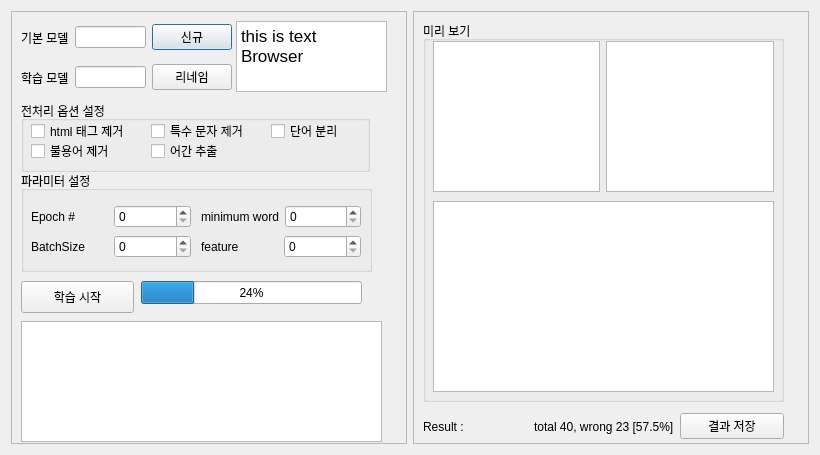
<?xml version="1.0" encoding="UTF-8"?>
<ui version="4.0">
 <class>Dialog</class>
 <widget class="QDialog" name="Dialog">
  <property name="geometry">
   <rect>
    <x>0</x>
    <y>0</y>
    <width>820</width>
    <height>455</height>
   </rect>
  </property>
  <property name="sizeIncrement">
   <size>
    <width>0</width>
    <height>0</height>
   </size>
  </property>
  <property name="baseSize">
   <size>
    <width>0</width>
    <height>0</height>
   </size>
  </property>
  <property name="windowTitle">
   <string>Dialog</string>
  </property>
  <layout class="QHBoxLayout" name="horizontalLayout_8">
   <item>
    <widget class="QFrame" name="frame">
     <property name="frameShape">
      <enum>QFrame::StyledPanel</enum>
     </property>
     <property name="frameShadow">
      <enum>QFrame::Raised</enum>
     </property>
     <widget class="QWidget" name="horizontalLayoutWidget">
      <property name="geometry">
       <rect>
        <x>10</x>
        <y>10</y>
        <width>211</width>
        <height>33</height>
       </rect>
      </property>
      <layout class="QHBoxLayout" name="horizontalLayout">
       <item>
        <widget class="QLabel" name="label">
         <property name="text">
          <string>기본 모델</string>
         </property>
        </widget>
       </item>
       <item>
        <widget class="QLineEdit" name="lineEdit"/>
       </item>
       <item>
        <widget class="QPushButton" name="create_data">
         <property name="text">
          <string>신규</string>
         </property>
        </widget>
       </item>
      </layout>
     </widget>
     <widget class="QWidget" name="horizontalLayoutWidget_2">
      <property name="geometry">
       <rect>
        <x>10</x>
        <y>50</y>
        <width>211</width>
        <height>33</height>
       </rect>
      </property>
      <layout class="QHBoxLayout" name="horizontalLayout_2">
       <item>
        <widget class="QLabel" name="label_2">
         <property name="text">
          <string>학습 모델</string>
         </property>
        </widget>
       </item>
       <item>
        <widget class="QLineEdit" name="lineEdit_2"/>
       </item>
       <item>
        <widget class="QPushButton" name="rename_data">
         <property name="text">
          <string>리네임</string>
         </property>
        </widget>
       </item>
      </layout>
     </widget>
     <widget class="QTextBrowser" name="textBrowser">
      <property name="geometry">
       <rect>
        <x>225</x>
        <y>10</y>
        <width>151</width>
        <height>71</height>
       </rect>
      </property>
      <property name="html">
       <string>&lt;!DOCTYPE HTML PUBLIC &quot;-//W3C//DTD HTML 4.0//EN&quot; &quot;http://www.w3.org/TR/REC-html40/strict.dtd&quot;&gt;
&lt;html&gt;&lt;head&gt;&lt;meta name=&quot;qrichtext&quot; content=&quot;1&quot; /&gt;&lt;style type=&quot;text/css&quot;&gt;
p, li { white-space: pre-wrap; }
&lt;/style&gt;&lt;/head&gt;&lt;body style=&quot; font-family:'.AppleSystemUIFont'; font-size:13pt; font-weight:400; font-style:normal;&quot;&gt;
&lt;p style=&quot; margin-top:0px; margin-bottom:0px; margin-left:0px; margin-right:0px; -qt-block-indent:0; text-indent:0px;&quot;&gt;this is text Browser&lt;/p&gt;&lt;/body&gt;&lt;/html&gt;</string>
      </property>
     </widget>
     <widget class="QGroupBox" name="preprocess_group">
      <property name="geometry">
       <rect>
        <x>10</x>
        <y>90</y>
        <width>349</width>
        <height>71</height>
       </rect>
      </property>
      <property name="title">
       <string>전처리 옵션 설정</string>
      </property>
      <widget class="QCheckBox" name="groupBox_rad1">
       <property name="geometry">
        <rect>
         <x>10</x>
         <y>20</y>
         <width>111</width>
         <height>20</height>
        </rect>
       </property>
       <property name="text">
        <string>html 태그 제거</string>
       </property>
      </widget>
      <widget class="QCheckBox" name="groupBox_rad2">
       <property name="geometry">
        <rect>
         <x>10</x>
         <y>40</y>
         <width>91</width>
         <height>20</height>
        </rect>
       </property>
       <property name="text">
        <string>불용어 제거</string>
       </property>
      </widget>
      <widget class="QCheckBox" name="groupBox_rad3">
       <property name="geometry">
        <rect>
         <x>130</x>
         <y>20</y>
         <width>111</width>
         <height>20</height>
        </rect>
       </property>
       <property name="text">
        <string>특수 문자 제거</string>
       </property>
      </widget>
      <widget class="QCheckBox" name="groupBox_rad4">
       <property name="geometry">
        <rect>
         <x>130</x>
         <y>40</y>
         <width>87</width>
         <height>20</height>
        </rect>
       </property>
       <property name="text">
        <string>어간 추출</string>
       </property>
      </widget>
      <widget class="QCheckBox" name="groupBox_rad5">
       <property name="geometry">
        <rect>
         <x>250</x>
         <y>20</y>
         <width>87</width>
         <height>20</height>
        </rect>
       </property>
       <property name="text">
        <string>단어 분리</string>
       </property>
      </widget>
     </widget>
     <widget class="QGroupBox" name="parmeter_group">
      <property name="geometry">
       <rect>
        <x>10</x>
        <y>160</y>
        <width>351</width>
        <height>101</height>
       </rect>
      </property>
      <property name="title">
       <string>파라미터 설정</string>
      </property>
      <widget class="QWidget" name="horizontalLayoutWidget_3">
       <property name="geometry">
        <rect>
         <x>10</x>
         <y>30</y>
         <width>160</width>
         <height>31</height>
        </rect>
       </property>
       <layout class="QHBoxLayout" name="horizontalLayout_3">
        <item>
         <widget class="QLabel" name="label_3">
          <property name="text">
           <string>Epoch #</string>
          </property>
         </widget>
        </item>
        <item>
         <widget class="QSpinBox" name="spinBox"/>
        </item>
       </layout>
      </widget>
      <widget class="QWidget" name="horizontalLayoutWidget_4">
       <property name="geometry">
        <rect>
         <x>10</x>
         <y>60</y>
         <width>160</width>
         <height>31</height>
        </rect>
       </property>
       <layout class="QHBoxLayout" name="horizontalLayout_4">
        <item>
         <widget class="QLabel" name="label_4">
          <property name="text">
           <string>BatchSize</string>
          </property>
         </widget>
        </item>
        <item>
         <widget class="QSpinBox" name="spinBox_2"/>
        </item>
       </layout>
      </widget>
      <widget class="QWidget" name="horizontalLayoutWidget_5">
       <property name="geometry">
        <rect>
         <x>180</x>
         <y>30</y>
         <width>160</width>
         <height>31</height>
        </rect>
       </property>
       <layout class="QHBoxLayout" name="horizontalLayout_5">
        <item>
         <widget class="QLabel" name="label_5">
          <property name="text">
           <string>minimum word</string>
          </property>
         </widget>
        </item>
        <item>
         <widget class="QSpinBox" name="spinBox_3"/>
        </item>
       </layout>
      </widget>
      <widget class="QWidget" name="horizontalLayoutWidget_6">
       <property name="geometry">
        <rect>
         <x>180</x>
         <y>60</y>
         <width>160</width>
         <height>31</height>
        </rect>
       </property>
       <layout class="QHBoxLayout" name="horizontalLayout_6">
        <item>
         <widget class="QLabel" name="label_6">
          <property name="text">
           <string>feature</string>
          </property>
         </widget>
        </item>
        <item>
         <widget class="QSpinBox" name="spinBox_4"/>
        </item>
       </layout>
      </widget>
     </widget>
     <widget class="QTextEdit" name="textEdit">
      <property name="geometry">
       <rect>
        <x>10</x>
        <y>310</y>
        <width>361</width>
        <height>121</height>
       </rect>
      </property>
     </widget>
     <widget class="QPushButton" name="pushButton">
      <property name="geometry">
       <rect>
        <x>10</x>
        <y>270</y>
        <width>113</width>
        <height>32</height>
       </rect>
      </property>
      <property name="text">
       <string>학습 시작</string>
      </property>
     </widget>
     <widget class="QProgressBar" name="progressBar">
      <property name="geometry">
       <rect>
        <x>130</x>
        <y>270</y>
        <width>221</width>
        <height>23</height>
       </rect>
      </property>
      <property name="value">
       <number>24</number>
      </property>
     </widget>
    </widget>
   </item>
   <item>
    <widget class="QFrame" name="frame_2">
     <property name="frameShape">
      <enum>QFrame::StyledPanel</enum>
     </property>
     <property name="frameShadow">
      <enum>QFrame::Raised</enum>
     </property>
     <widget class="QWidget" name="horizontalLayoutWidget_8">
      <property name="geometry">
       <rect>
        <x>10</x>
        <y>400</y>
        <width>361</width>
        <height>31</height>
       </rect>
      </property>
      <layout class="QHBoxLayout" name="horizontalLayout_9">
       <item>
        <widget class="QLabel" name="label_7">
         <property name="text">
          <string>Result :</string>
         </property>
        </widget>
       </item>
       <item>
        <widget class="QLabel" name="label_8">
         <property name="text">
          <string>total 40, wrong 23 [57.5%]</string>
         </property>
        </widget>
       </item>
       <item>
        <widget class="QPushButton" name="pushButton_2">
         <property name="text">
          <string>결과 저장</string>
         </property>
        </widget>
       </item>
      </layout>
     </widget>
     <widget class="QGroupBox" name="groupBox">
      <property name="geometry">
       <rect>
        <x>10</x>
        <y>10</y>
        <width>361</width>
        <height>381</height>
       </rect>
      </property>
      <property name="title">
       <string>미리 보기</string>
      </property>
      <widget class="QWidget" name="horizontalLayoutWidget_7">
       <property name="geometry">
        <rect>
         <x>10</x>
         <y>20</y>
         <width>341</width>
         <height>151</height>
        </rect>
       </property>
       <layout class="QHBoxLayout" name="horizontalLayout_7">
        <item>
         <widget class="QTextEdit" name="textEdit_2"/>
        </item>
        <item>
         <widget class="QGraphicsView" name="graphicsView"/>
        </item>
       </layout>
      </widget>
      <widget class="QGraphicsView" name="graphicsView_2">
       <property name="geometry">
        <rect>
         <x>10</x>
         <y>180</y>
         <width>341</width>
         <height>191</height>
        </rect>
       </property>
      </widget>
     </widget>
    </widget>
   </item>
  </layout>
 </widget>
 <resources/>
 <connections/>
</ui>
